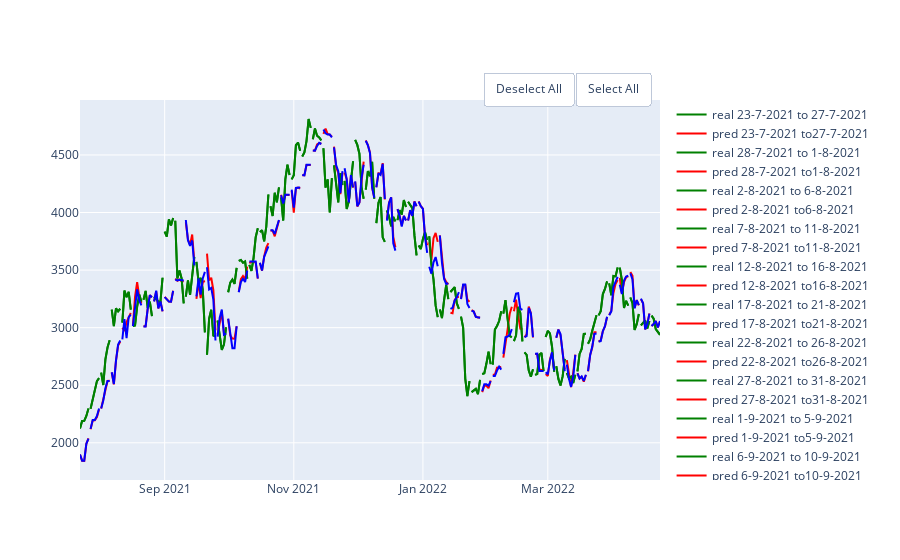

Write notebook code for a chart like this one.
### Markdown cell above
## Gradient Boost

### Code cell
gb_mae = GradientBoostingRegressor(random_state = 10 , criterion='mae')
gb_mse = GradientBoostingRegressor(random_state = 10 , criterion='mse')

df = pd.DataFrame(columns = ['MAE', 'MSE','RMSE','R2'], index = ['mae','mse'])
show_results(df, df_eth,'close',100,5,gb_mae, gb_mse)
